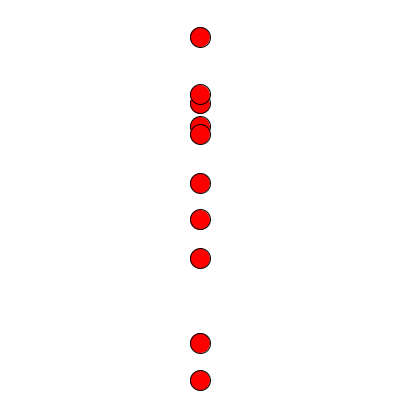
Frame 1 (no input)
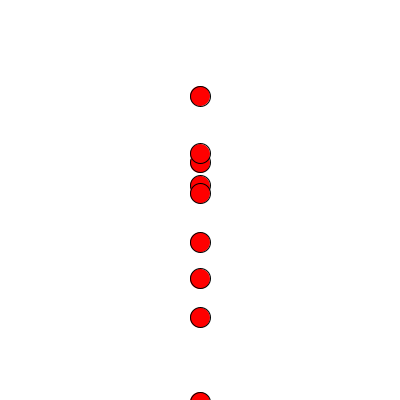
Frame 60 (the mouse pressed at the canvas centre just before this capture)
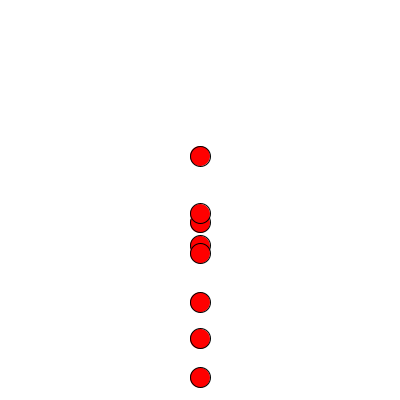
Frame 120 (the mouse held since frame 60 and released just before this capture)

The Processing sketch that drew these frames (run headless with seeded random() and noise(); from frame 60 on, the mouse is pressed at the canvas centre):

// Processing sketch: learning_arrays
// ── learning_arrays.pde
//Henry Wrede Black
//learning arrays

float[] y; //declare the array variable

void setup() {
  size(400, 400);

  y = new float[10]; //initialize an array variable, # of array compartments
  for (int i = 0; i < y.length; i++) {
    y[i] = random(0, height); // for each compartment in the array, choose a random y value
  }
}
void draw() {
  background(255);

  for (int i = 0; i < y.length; i++) {
    fill(255, 0, 0);
    ellipse(width/2, y[i], 20, 20);
  }
  for (int i = 0; i < y.length; i++)
  {
    y[i]++;
  }
}
